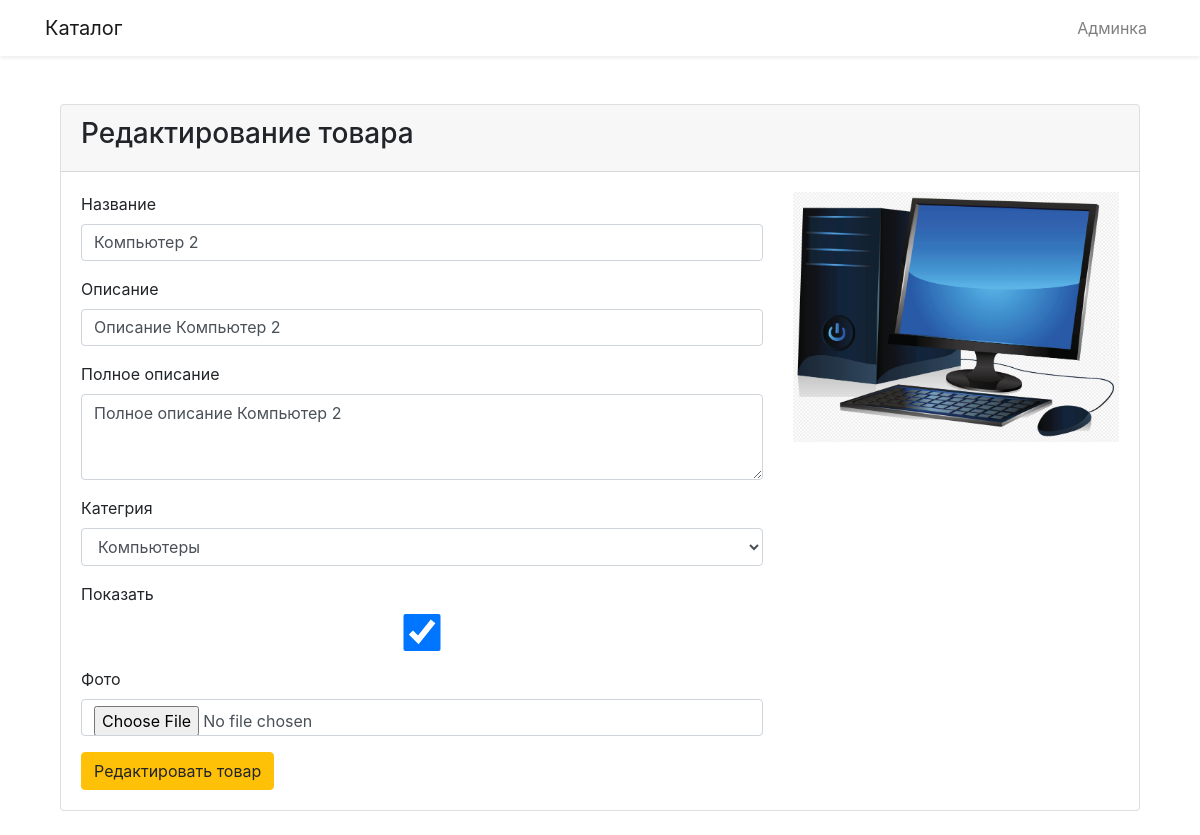
The app's page /product_edit.php?edit=17 with its own data.
### tables this page shows
CREATE TABLE `products` (
  `id` int(11) NOT NULL,
  `name` varchar(255) NOT NULL,
  `description` varchar(255) NOT NULL,
  `text` text NOT NULL,
  `image` varchar(255) DEFAULT NULL,
  `categories_id` int(11) NOT NULL DEFAULT '1',
  `status` int(1) NOT NULL DEFAULT '0'
);

### lib/functions.php (called while the page is built, shortened)
<?php
function get_categories_db($pdo){
    $sql = "SELECT * FROM `categories`";
    $statement = $pdo->query($sql);
    if( $statement->rowCount() > 0 )
    {
        $result = $statement->fetchAll(PDO::FETCH_ASSOC);
        return $result;
    }
    else
        return false;
}
function get_product_db($pdo, $id_out)
{
    if( is_int( $id_out = (int)$id_out ) )
    {
        $sql = "SELECT * FROM `products` WHERE `id` = :id";
        $statement = $pdo->prepare($sql);
        $statement->bindValue(":id", $id_out, PDO::PARAM_INT);
        $statement->execute();
        $result = $statement->fetch(PDO::FETCH_ASSOC);
        return $result;
    }
    else
        return false;
}
    ?>

### product_edit.php (the view, shortened to what this page needs)
<?php
    require_once($_SERVER["DOCUMENT_ROOT"].'/lib/functions.php');
    if( isset( $_GET["edit"] ) && is_int( $_GET["edit"] = (int)$_GET["edit"] ) ) {
        $product = get_product_db($pdo, $_GET["edit"]);
    }
?>
<!DOCTYPE html>
<html lang="en">
<head>
    <link href="css/app.css" rel="stylesheet">
    <link rel="stylesheet" href="https://maxcdn.bootstrapcdn.com/bootstrap/4.0.0-alpha.4/css/bootstrap.min.css">
</head>
<body>
    <nav class="navbar navbar-expand-md navbar-light bg-white shadow-sm mb-4">
        <div class="container">
            <a class="navbar-brand" href="index.php">
                Каталог
            </a>
            <ul class="navbar-nav ml-auto">
                <li class="nav-item">
                    <a class="nav-link" href="admin.php">Админка</a>
                </li>
            </ul>
        </div>
    </nav>
    <div class="container">
        <main class="py-4">
          <div class="container">
            <div class="row justify-content-center">
                <div class="col-md-12">
                    <div class="card">
                        <div class="card-header">
                            <?php if( isset( $_GET["edit"] ) ){ ?>
                                <h3>Редактирование товара</h3>
                            <?php } else { ?>
                                <h3>Добавить товар</h3>
                            <?php } ?>
                        </div>
                        <div class="card-body">
                            <form action="lib/product_edit.php" method="post" enctype="multipart/form-data">
                                <div class="row">
                                    <div class="col-md-8">
                                        <div class="form-group">
                                            <label for="name">Название</label>
                                            <input type="text" class="form-control" name="name" id="name"
                                                value="<?php if( isset($product["name"]) ) echo $product["name"]?>">
                                        </div>
                                        <div class="form-group">
                                            <label for="description">Описание</label>
                                            <input type="text" class="form-control" name="description" id="description"
                                                value="<?php if( isset($product["description"]) ) echo $product["description"]?>">
                                        </div>
                                        <div class="form-group">
                                            <label for="text">Полное описание</label>
                                            <textarea id="text" name="text" class="form-control" rows="3"><?php if( isset($product["text"]) ) echo $product["text"]?></textarea>
                                        </div>
                                        <div class="form-group">
                                            <label for="categories_id">Категрия</label>
                                            <select id="categories_id" name="categories_id" class="form-control">
                                                <?php if( is_array ( $categories = get_categories_db($pdo) ) ) {?>
                                                    <?php foreach($categories as $category){?>
                                                        <?php if( isset($product["categories_id"]) && $product["categories_id"] == $category["id"] ) {?>
                                                            <option value="<?php echo $category["id"]?>" selected="selected"><?php echo $category["name"]?></option>
                                                        <?php } else {?>
                                                            <option value="<?php echo $category["id"]?>"><?php echo $category["name"]?></option>
                                                        <?php } ?>
                                                    <?php } ?>
                                                <?php } ?>
                                            </select>
                                        </div>
                                        <div class="form-group">
                                            <label for="status">Показать</label>
                                            <?php if( isset($product["status"]) ) {?>
                                                <?php if( $product["status"] == 0 ) {?>
                                                    <input type="checkbox" class="form-control" name="status" id="status" checked="checked">
                                                <?php } else {?>
                                                    <input type="checkbox" class="form-control" name="status" id="status">
                                                <?php } ?>
                                            <?php } else {?>
                                                <input type="checkbox" class="form-control" name="status" id="status" checked="checked">
                                            <?php } ?>
                                        </div>
                                        <div class="form-group">
                                            <label for="image">Фото</label>
                                            <input type="file" class="form-control" name="image" id="image">
                                        </div>
                                    </div>
                                    <div class="col-md-4">
                                        <?php if( isset($product["image"]) ) {?>
                                            <img src="<?php echo DIR_IMG.'/'.$product["image"]?>" alt="<?php echo $product["name"]?>" class="img-fluid">
                                        <?php } else {?>
                                            <img src="<?php echo DIR_IMG.'/'.DEFAULT_IMG?>" alt="Нет фото" class="img-fluid">
                                        <?php } ?>
                                    </div>
                                    <div class="col-md-12">
                                        <?php if( isset( $_GET["edit"] ) ){ ?>
                                            <button class="btn btn-warning">Редактировать товар</button>
                                        <?php } else { ?>
                                            <button class="btn btn-warning">Добавить товар</button>
                                        <?php } ?>
                                    </div>
                                </div>
                            </form>
                        </div>
                    </div>
                </div>
            </div>
        </div>
        </main>
    </div>
</body>
</html>

### records on screen
products: name "Компьютер 2", description "Описание Компьютер 2", text "Полное описание Компьютер 2", image (picture)

### other values on screen
form field categories_id "Компьютеры"
